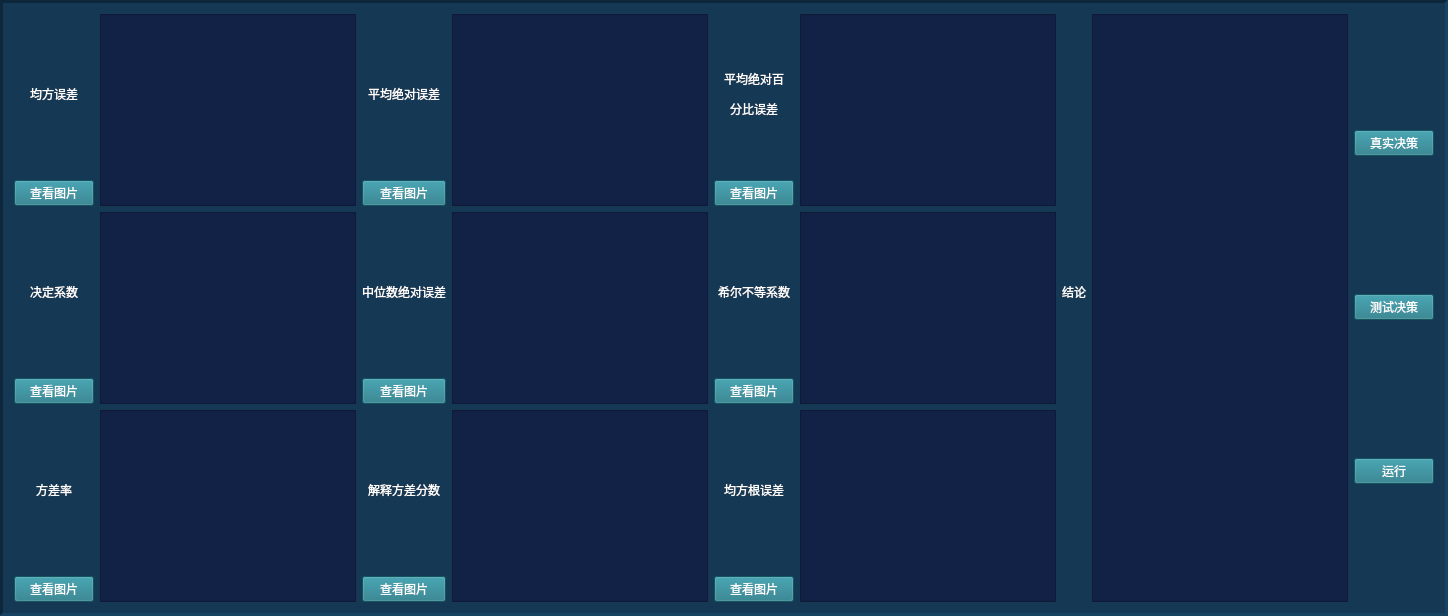
           <widget class="QFrame" name="frame_gener_j2">
            <property name="styleSheet">
             <string notr="true">background-color: rgb(21, 57, 85);</string>
            </property>
            <property name="frameShape">
             <enum>QFrame::Panel</enum>
            </property>
            <property name="frameShadow">
             <enum>QFrame::Sunken</enum>
            </property>
            <property name="lineWidth">
             <number>3</number>
            </property>
            <property name="midLineWidth">
             <number>3</number>
            </property>
            <layout class="QHBoxLayout" name="horizontalLayout_3">
             <item>
              <layout class="QHBoxLayout" name="horizontalLayout_gener_main_j2">
               <item>
                <layout class="QGridLayout" name="gridLayout_gener_main1_j2">
                 <item row="2" column="3" rowspan="2">
                  <widget class="QTextBrowser" name="textBrowser_FCL">
                   <property name="styleSheet">
                    <string notr="true">background-color: rgb(18, 34, 70);
color: rgb(255, 255, 255);</string>
                   </property>
                  </widget>
                 </item>
                 <item row="4" column="0">
                  <widget class="QLabel" name="label_XFCL">
                   <property name="styleSheet">
                    <string notr="true">color: rgb(255, 255, 255);
background-color:transparent;</string>
                   </property>
                   <property name="text">
                    <string>&lt;html&gt;&lt;head/&gt;&lt;body&gt;&lt;p&gt;方差率&lt;/p&gt;&lt;/body&gt;&lt;/html&gt;</string>
                   </property>
                   <property name="alignment">
                    <set>Qt::AlignCenter</set>
                   </property>
                  </widget>
                 </item>
                 <item row="0" column="1" rowspan="2">
                  <widget class="QTextBrowser" name="textBrowser_JFGWC">
                   <property name="styleSheet">
                    <string notr="true">background-color: rgb(18, 34, 70);
color: rgb(255, 255, 255);</string>
                   </property>
                  </widget>
                 </item>
                 <item row="1" column="2">
                  <widget class="QPushButton" name="pushButton_PJJDWC">
                   <property name="styleSheet">
                    <string notr="true">color: rgb(255, 255, 255);
background-color: rgb(28, 118, 132);</string>
                   </property>
                   <property name="text">
                    <string>查看图片</string>
                   </property>
                  </widget>
                 </item>
                 <item row="0" column="3" rowspan="2">
                  <widget class="QTextBrowser" name="textBrowser_PJJJWC">
                   <property name="styleSheet">
                    <string notr="true">background-color: rgb(18, 34, 70);
color: rgb(255, 255, 255);</string>
                   </property>
                  </widget>
                 </item>
                 <item row="3" column="2">
                  <widget class="QPushButton" name="pushButton_FCL">
                   <property name="styleSheet">
                    <string notr="true">color: rgb(255, 255, 255);
background-color: rgb(28, 118, 132);</string>
                   </property>
                   <property name="text">
                    <string>查看图片</string>
                   </property>
                  </widget>
                 </item>
                 <item row="2" column="0">
                  <widget class="QLabel" name="label_PCL">
                   <property name="styleSheet">
                    <string notr="true">color: rgb(255, 255, 255);
background-color:transparent;</string>
                   </property>
                   <property name="text">
                    <string>决定系数</string>
                   </property>
                   <property name="alignment">
                    <set>Qt::AlignCenter</set>
                   </property>
                  </widget>
                 </item>
                 <item row="3" column="0">
                  <widget class="QPushButton" name="pushButton_PCL">
                   <property name="styleSheet">
                    <string notr="true">color: rgb(255, 255, 255);
background-color: rgb(28, 118, 132);</string>
                   </property>
                   <property name="text">
                    <string>查看图片</string>
                   </property>
                  </widget>
                 </item>
                 <item row="1" column="0">
                  <widget class="QPushButton" name="pushButton_JFGWC">
                   <property name="styleSheet">
                    <string notr="true">color: rgb(255, 255, 255);
background-color: rgb(28, 118, 132);</string>
                   </property>
                   <property name="text">
                    <string>查看图片</string>
                   </property>
                  </widget>
                 </item>
                 <item row="2" column="1" rowspan="2">
                  <widget class="QTextBrowser" name="textBrowser_PCL">
                   <property name="styleSheet">
                    <string notr="true">background-color: rgb(18, 34, 70);
color: rgb(255, 255, 255);</string>
                   </property>
                  </widget>
                 </item>
                 <item row="0" column="2">
                  <widget class="QLabel" name="label_PJJDWC">
                   <property name="styleSheet">
                    <string notr="true">color: rgb(255, 255, 255);
background-color:transparent;</string>
                   </property>
                   <property name="text">
                    <string>平均绝对误差</string>
                   </property>
                   <property name="alignment">
                    <set>Qt::AlignCenter</set>
                   </property>
                  </widget>
                 </item>
                 <item row="0" column="0">
                  <widget class="QLabel" name="label_JFGWC">
                   <property name="styleSheet">
                    <string notr="true">color: rgb(255, 255, 255);
background-color:transparent;</string>
                   </property>
                   <property name="text">
                    <string>均方误差</string>
                   </property>
                   <property name="alignment">
                    <set>Qt::AlignCenter</set>
                   </property>
                  </widget>
                 </item>
                 <item row="4" column="2">
                  <widget class="QLabel" name="label_JSFCFS">
                   <property name="styleSheet">
                    <string notr="true">color: rgb(255, 255, 255);
background-color:transparent;</string>
                   </property>
                   <property name="text">
                    <string>解释方差分数</string>
                   </property>
                   <property name="alignment">
                    <set>Qt::AlignCenter</set>
                   </property>
                  </widget>
                 </item>
                 <item row="2" column="2">
                  <widget class="QLabel" name="label_FCL">
                   <property name="styleSheet">
                    <string notr="true">color: rgb(255, 255, 255);
background-color:transparent;</string>
                   </property>
                   <property name="text">
                    <string>&lt;html&gt;&lt;head/&gt;&lt;body&gt;&lt;p&gt;中位数绝对误差&lt;/p&gt;&lt;/body&gt;&lt;/html&gt;</string>
                   </property>
                   <property name="alignment">
                    <set>Qt::AlignCenter</set>
                   </property>
                  </widget>
                 </item>
                 <item row="5" column="0">
                  <widget class="QPushButton" name="pushButton_XFCL">
                   <property name="styleSheet">
                    <string notr="true">color: rgb(255, 255, 255);
background-color: rgb(28, 118, 132);</string>
                   </property>
                   <property name="text">
                    <string>查看图片</string>
                   </property>
                  </widget>
                 </item>
                 <item row="4" column="1" rowspan="2">
                  <widget class="QTextBrowser" name="textBrowser_XFCL">
                   <property name="styleSheet">
                    <string notr="true">background-color: rgb(18, 34, 70);
color: rgb(255, 255, 255);</string>
                   </property>
                  </widget>
                 </item>
                 <item row="5" column="2">
                  <widget class="QPushButton" name="pushButton_JSFCFS">
                   <property name="styleSheet">
                    <string notr="true">color: rgb(255, 255, 255);
background-color: rgb(28, 118, 132);</string>
                   </property>
                   <property name="text">
                    <string>查看图片</string>
                   </property>
                  </widget>
                 </item>
                 <item row="4" column="3" rowspan="2">
                  <widget class="QTextBrowser" name="textBrowser_JSFCFS">
                   <property name="styleSheet">
                    <string notr="true">background-color: rgb(18, 34, 70);
color: rgb(255, 255, 255);</string>
                   </property>
                  </widget>
                 </item>
                </layout>
               </item>
               <item>
                <layout class="QGridLayout" name="gridLayout_gener_main2_j2" rowstretch="1,0,0,0,0,0" columnstretch="1,0,0,0,0,0">
                 <item row="0" column="0">
                  <widget class="QLabel" name="label_PJJJWCBFB">
                   <property name="styleSheet">
                    <string notr="true">color: rgb(255, 255, 255);
background-color:transparent;</string>
                   </property>
                   <property name="text">
                    <string>&lt;html&gt;&lt;head/&gt;&lt;body&gt;&lt;p&gt;平均绝对百&lt;/p&gt;&lt;p&gt;分比误差&lt;/p&gt;&lt;/body&gt;&lt;/html&gt;</string>
                   </property>
                   <property name="alignment">
                    <set>Qt::AlignCenter</set>
                   </property>
                  </widget>
                 </item>
                 <item row="4" column="0">
                  <widget class="QLabel" name="label_MSLE">
                   <property name="styleSheet">
                    <string notr="true">color: rgb(255, 255, 255);
background-color:transparent;</string>
                   </property>
                   <property name="text">
                    <string>均方根误差</string>
                   </property>
                   <property name="alignment">
                    <set>Qt::AlignCenter</set>
                   </property>
                  </widget>
                 </item>
                 <item row="3" column="0">
                  <widget class="QPushButton" name="pushButton_XEBDXS">
                   <property name="styleSheet">
                    <string notr="true">color: rgb(255, 255, 255);
background-color: rgb(28, 118, 132);</string>
                   </property>
                   <property name="text">
                    <string>查看图片</string>
                   </property>
                  </widget>
                 </item>
                 <item row="2" column="0">
                  <widget class="QLabel" name="label_XEBDXS">
                   <property name="styleSheet">
                    <string notr="true">color: rgb(255, 255, 255);
background-color:transparent;</string>
                   </property>
                   <property name="text">
                    <string>希尔不等系数</string>
                   </property>
                   <property name="alignment">
                    <set>Qt::AlignCenter</set>
                   </property>
                  </widget>
                 </item>
                 <item row="2" column="2">
                  <widget class="QLabel" name="label_jielun_j2">
                   <property name="styleSheet">
                    <string notr="true">color: rgb(255, 255, 255);
background-color:transparent;</string>
                   </property>
                   <property name="text">
                    <string>结论</string>
                   </property>
                   <property name="alignment">
                    <set>Qt::AlignCenter</set>
                   </property>
                  </widget>
                 </item>
                 <item row="1" column="0">
                  <widget class="QPushButton" name="pushButton_PJJDBFBWC">
                   <property name="styleSheet">
                    <string notr="true">color: rgb(255, 255, 255);
background-color: rgb(28, 118, 132);</string>
                   </property>
                   <property name="text">
                    <string>查看图片</string>
                   </property>
                  </widget>
                 </item>
                 <item row="5" column="0">
                  <widget class="QPushButton" name="pushButton_MSLE">
                   <property name="styleSheet">
                    <string notr="true">color: rgb(255, 255, 255);
background-color: rgb(28, 118, 132);</string>
                   </property>
                   <property name="text">
                    <string>查看图片</string>
                   </property>
                  </widget>
                 </item>
                 <item row="0" column="1" rowspan="2">
                  <widget class="QTextBrowser" name="textBrowser_PJJDBFBWC">
                   <property name="sizePolicy">
                    <sizepolicy hsizetype="Preferred" vsizetype="Preferred">
                     <horstretch>0</horstretch>
                     <verstretch>0</verstretch>
                    </sizepolicy>
                   </property>
                   <property name="styleSheet">
                    <string notr="true">background-color: rgb(18, 34, 70);
color: rgb(255, 255, 255);</string>
                   </property>
                  </widget>
                 </item>
                 <item row="2" column="1" rowspan="2">
                  <widget class="QTextBrowser" name="textBrowser_XEBDXS">
                   <property name="sizePolicy">
                    <sizepolicy hsizetype="Preferred" vsizetype="Preferred">
                     <horstretch>0</horstretch>
                     <verstretch>0</verstretch>
                    </sizepolicy>
                   </property>
                   <property name="styleSheet">
                    <string notr="true">background-color: rgb(18, 34, 70);
color: rgb(255, 255, 255);</string>
                   </property>
                  </widget>
                 </item>
                 <item row="4" column="1" rowspan="2">
                  <widget class="QTextBrowser" name="textBrowser_MSLE">
                   <property name="styleSheet">
                    <string notr="true">background-color: rgb(18, 34, 70);
color: rgb(255, 255, 255);</string>
                   </property>
                  </widget>
                 </item>
                 <item row="0" column="5" rowspan="6">
                  <widget class="QTextBrowser" name="textBrowser_jielun_j2">
                   <property name="styleSheet">
                    <string notr="true">background-color: rgb(18, 34, 70);</string>
                   </property>
                  </widget>
                 </item>
                </layout>
               </item>
               <item>
                <layout class="QVBoxLayout" name="verticalLayout_gener_main3_j2" stretch="1,1,1">
                 <property name="spacing">
                  <number>22</number>
                 </property>
                 <item>
                  <widget class="QPushButton" name="pushButton_y_pred_j2">
                   <property name="sizePolicy">
                    <sizepolicy hsizetype="Minimum" vsizetype="Fixed">
                     <horstretch>0</horstretch>
                     <verstretch>0</verstretch>
                    </sizepolicy>
                   </property>
                   <property name="styleSheet">
                    <string notr="true">color: rgb(255, 255, 255);
background-color: rgb(28, 118, 132);</string>
                   </property>
                   <property name="text">
                    <string>真实决策</string>
                   </property>
                  </widget>
                 </item>
                 <item>
                  <widget class="QPushButton" name="pushButton_y_true_j2">
                   <property name="sizePolicy">
                    <sizepolicy hsizetype="Minimum" vsizetype="Fixed">
                     <horstretch>0</horstretch>
                     <verstretch>0</verstretch>
                    </sizepolicy>
                   </property>
                   <property name="styleSheet">
                    <string notr="true">color: rgb(255, 255, 255);
background-color: rgb(28, 118, 132);</string>
                   </property>
                   <property name="text">
                    <string>测试决策</string>
                   </property>
                  </widget>
                 </item>
                 <item>
                  <widget class="QPushButton" name="pushButton_run_j2">
                   <property name="sizePolicy">
                    <sizepolicy hsizetype="Minimum" vsizetype="Fixed">
                     <horstretch>0</horstretch>
                     <verstretch>0</verstretch>
                    </sizepolicy>
                   </property>
                   <property name="styleSheet">
                    <string notr="true">color: rgb(255, 255, 255);
background-color: rgb(28, 118, 132);</string>
                   </property>
                   <property name="text">
                    <string>运行</string>
                   </property>
                  </widget>
                 </item>
                </layout>
               </item>
              </layout>
             </item>
            </layout>
           </widget>
